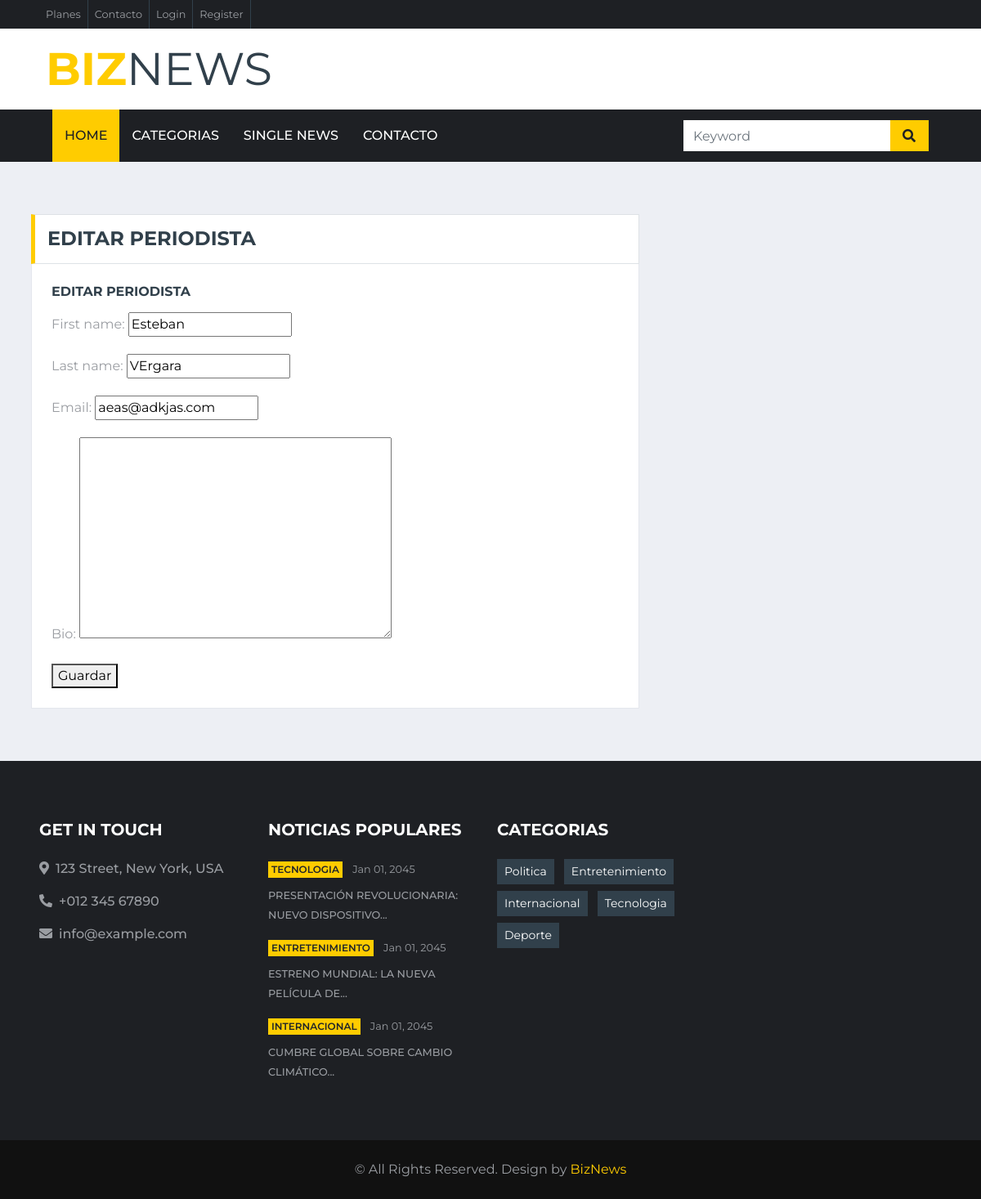
/journalists/edit/3/, run on the app's committed database.
### news/models.py (models this page shows, shortened)
class Journalist(models.Model):
    first_name = models.CharField(max_length=100)
    last_name = models.CharField(max_length=100)
    email = models.EmailField(unique=True)
    bio = models.TextField(blank=True)

### news/views.py (the view)
# urls.py: path('journalists/edit/<int:pk>/', views.edit_journalist, name='edit_journalist'),
def edit_journalist(request, pk):
    journalist = get_object_or_404(Journalist, pk=pk)
    if request.method == 'POST':
        form = JournalistForm(request.POST, instance=journalist)
        if form.is_valid():
            form.save()
            return redirect('journalist_list')
    else:
        form = JournalistForm(instance=journalist)
    return render(request, 'news/crud periodistas/edit_journalist.html', {'form': form})

### news/forms.py
class JournalistForm(forms.ModelForm):
    class Meta:
        model = Journalist
        fields = ['first_name', 'last_name', 'email', 'bio']

### news/templates/news/crud periodistas/edit_journalist.html (shortened to what this page needs)
{% extends "news/base.html" %}
{% load static %}
{% block contenido %}
<div class="container-fluid mt-5 pt-3">
    <div class="container">
        <div class="row">
            <div class="col-lg-8">
                <div class="section-title mb-0">
                    <h4 class="m-0 text-uppercase font-weight-bold">Editar Periodista</h4>
                </div>
                <div class="bg-white border border-top-0 p-4 mb-3">
                    <h6 class="text-uppercase font-weight-bold mb-3">Editar Periodista</h6>
                    <form method="post" enctype="multipart/form-data">
                        {{ form.as_p }}
                        <button type="submit">Guardar</button>
                    </form>
                </div>
            </div>
        </div>
    </div>
</div>
{% endblock contenido %}

### data on the page
Journalist: first_name "Esteban", last_name "VErgara", email "aeas@adkjas.com"
